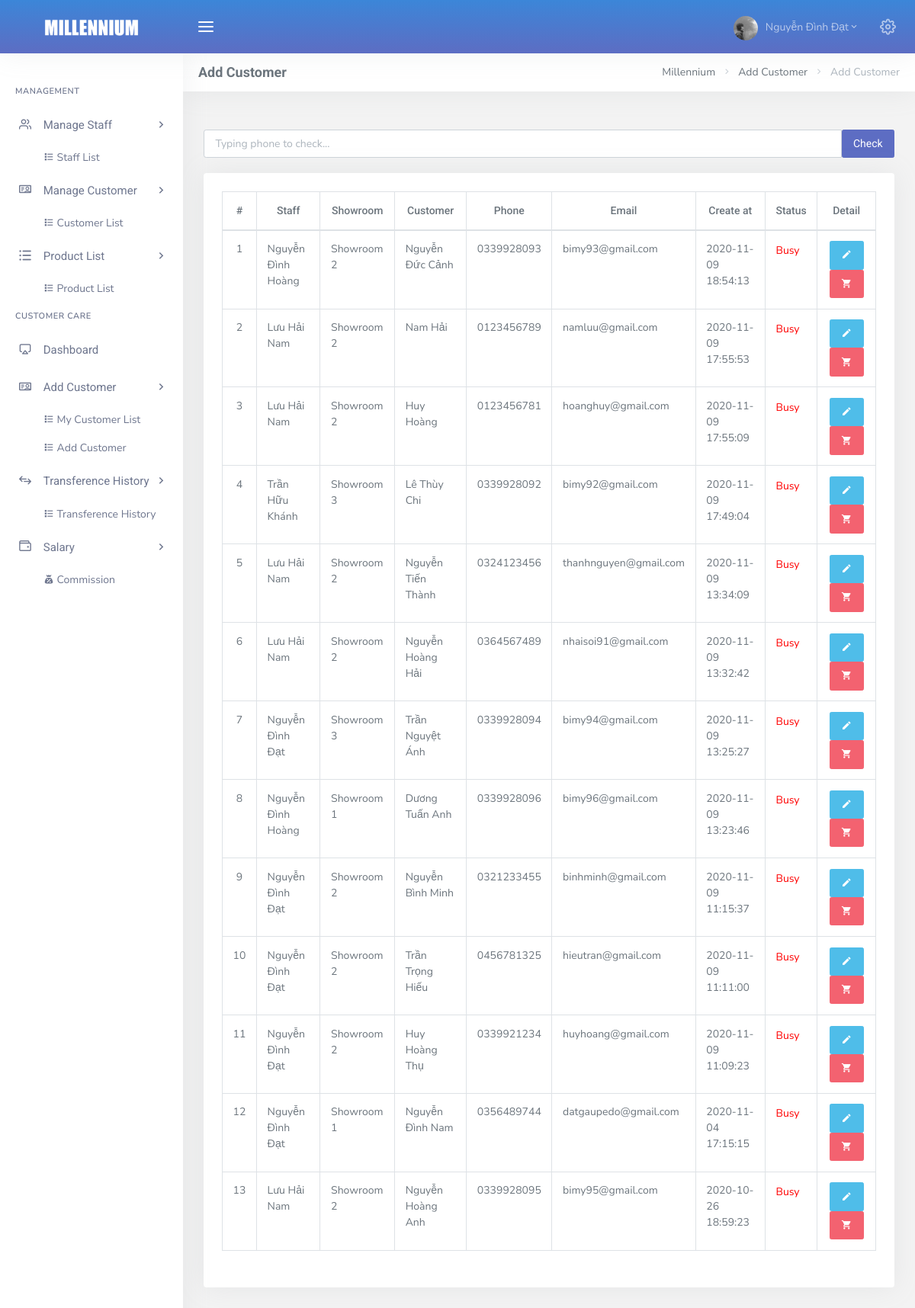
The app's page /admin/dashboard.php?page=list_customer_care_all (signed in), older data.
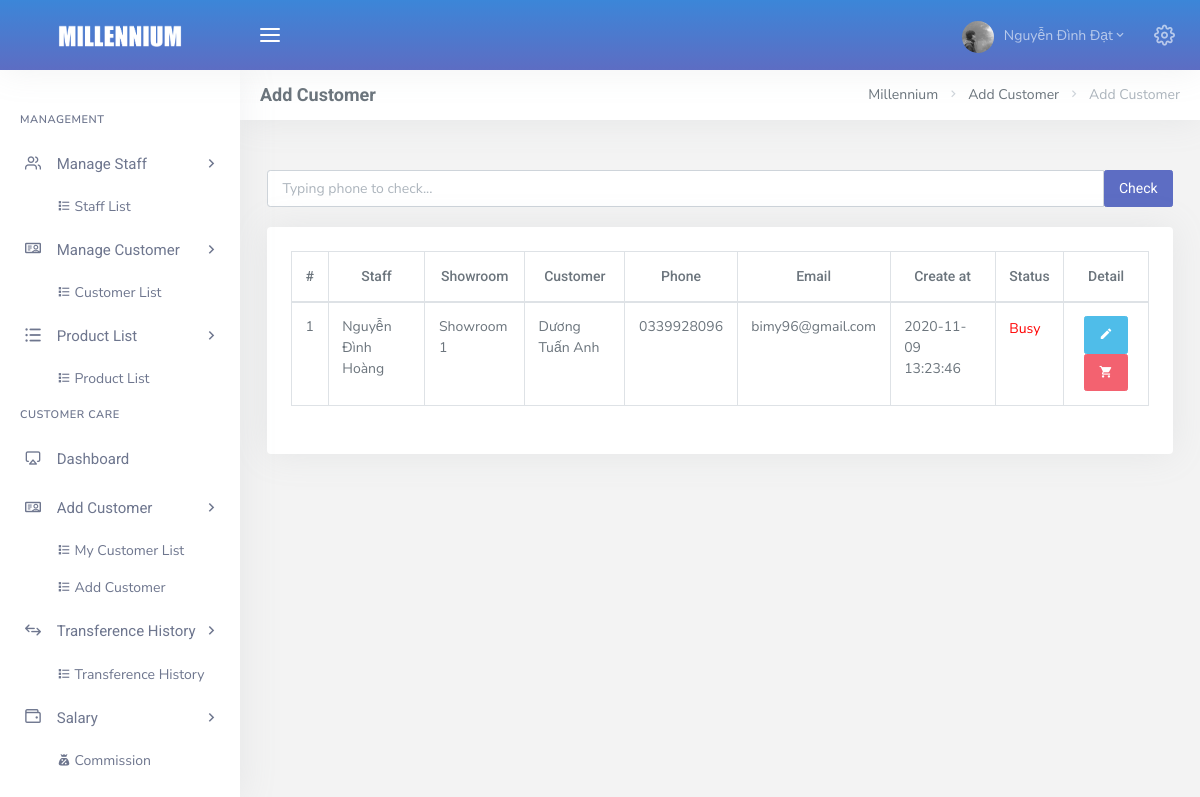
The same page, newer data.
### tables this page shows
CREATE TABLE `tbl_user` (
  `id` int(11) NOT NULL,
  `name` varchar(50) NOT NULL,
  `showroom_id` int(11) NOT NULL,
  `avatar` varchar(50) NOT NULL DEFAULT 'default.png',
  `email` varchar(50) NOT NULL,
  `passw` varchar(50) NOT NULL DEFAULT '123456',
  `addres` varchar(100) NOT NULL,
  `salary` float NOT NULL,
  `role` tinyint(4) NOT NULL DEFAULT 2,
  `status` tinyint(4) NOT NULL DEFAULT 1,
  `create_at` datetime NOT NULL DEFAULT current_timestamp()
);

CREATE TABLE `tbl_showroom` (
  `showroom_id` int(11) NOT NULL,
  `title` varchar(50) NOT NULL,
  `addres` varchar(100) NOT NULL,
  `create_at` datetime NOT NULL DEFAULT current_timestamp()
);

CREATE TABLE `tbl_customer` (
  `id` int(11) NOT NULL,
  `name` varchar(50) NOT NULL,
  `showroom_id` int(11) NOT NULL,
  `phone` varchar(10) NOT NULL,
  `email` varchar(50) NOT NULL,
  `sex` varchar(5) NOT NULL,
  `birth` date NOT NULL DEFAULT '1970-01-01',
  `passw` varchar(50) NOT NULL,
  `avatar` varchar(50) NOT NULL DEFAULT 'guest.jpg',
  `create_at` datetime NOT NULL DEFAULT current_timestamp()
);

CREATE TABLE `tbl_care` (
  `user_id` int(11) NOT NULL,
  `customer_id` int(11) NOT NULL,
  `status` tinyint(4) NOT NULL DEFAULT 1,
  `create_at` datetime NOT NULL DEFAULT current_timestamp()
);

### admin/Controller/CustomerCare/CustomerCare_c.php (called while the page is built, shortened)
<?php
    include_once("Model/CustomerCare/CustomerCare_m.php");
    class CustomerCare_c extends CustomerCare_m {
        private $customer_care;
        function __construct()
        {
            $this->customer_care = new CustomerCare_m();
        }
        public function CustomerCareAll () {
            if (isset($_POST['searchPhone'])) {
                $key = $_POST['key'];
                if(strlen($key) >= 6 ){
                    $customer_care = $this->customer_care->searchCustomerCareAll($key);
                } else {
                    $customer_care = $this->customer_care->getCustomerCareAll();
                }
            } else {
                $customer_care = $this->customer_care->getCustomerCareAll();
            }
            include_once 'View/CustomerCare/list_customer_care_all.php';
        }
    }
?>

### admin/Config/myConfig.php (called while the page is built, shortened)
<?php
	class Connect{
		private $user = "root";
		private $pass = "";
		private $dns = "mysql:host=localhost;dbname=customer_care";
		function __construct(){
			try {
				$this->pdo = new PDO($this->dns, $this->user, $this->pass);
				$this->pdo->query("SET NAMES utf8");
			} catch (PDOException $e) {
				echo $e->getMessage();
				exit();
			}
		}
	}
 ?>

### admin/Model/CustomerCare/CustomerCare_m.php (called while the page is built, shortened)
<?php
    include_once("Config/myConfig.php");
    class CustomerCare_m extends Connect {
        function __construct()
        {
            parent::__construct();
        }
        protected function getCustomerCareAll () {
            $sql = "
                SELECT
                    tbl_customer.id,
                    tbl_user.name as 'Họ tên NV',
                    tbl_showroom.title,
                    tbl_customer.name as 'Họ tên khách',
                    tbl_customer.phone,
                    tbl_customer.email as 'Email Khách',
                    tbl_care.create_at,
                    tbl_care.status
                FROM
                    tbl_user,
                    tbl_customer,
                    tbl_showroom,
                    tbl_care
                WHERE
                    tbl_customer.showroom_id = tbl_showroom.showroom_id AND tbl_user.id = tbl_care.user_id AND tbl_customer.id = tbl_care.customer_id
                ORDER BY tbl_care.create_at DESC";
            $pre = $this->pdo->prepare($sql);
            $pre->execute();
            $result = array();
            while ($row = $pre->fetch(PDO::FETCH_ASSOC)) {
                $result[] = $row;
            }
            return $result;
        }
    }

### admin/View/CustomerCare/list_customer_care_all.php (the view, shortened to what the changed rows need)
<div class="row">
    <div class="col-12">
        <div class="card-box table-responsive table">
            <table id="datatable_listcustomer_care_all" class="display table table-bordered dt-responsive nowrap" style="border-collapse: collapse; border-spacing: 0; width: 100%;">
                <thead>
                    <tr class="text-center">
                        <th>#</th>
                        <th>Staff</th>
                        <th>Showroom</th>
                        <th>Customer</th>
                        <th>Phone</th>
                        <th>Email</th>
                        <th>Create at</th>
                        <th>Status</th>
                        <th>Detail</th>
                    </tr>
                </thead>
                <?php
                    if (isset($_POST['searchPhone']) && strlen($key) >= 6 && $_SESSION['role'] == 2) {
                ?>
                <tbody id="view_customer_care_all">
                    <?php
                        if (count($customer_care) == 0){
                    ?>  <tr class="text-center">
                            <td colspan="9">
                                <button type="button" class="btn btn-icon waves-effect waves-light btn-primary"
                                    data-toggle="modal"
                                    data-target="#add_customer"
                                    data-whatever="@getbootstrap">Add Customer
                                </button>
                                <div class="modal fade text-left" id="add_customer" tabindex="-1" role="dialog" aria-labelledby="exampleModalLabel" aria-hidden="true">
                                  <div class="modal-dialog" role="document">
                                    <div class="modal-content">
                                      <div class="modal-header">
                                        <h5 class="modal-title" id="exampleModalLabel">Add Customer</h5>
                                        <button type="button" class="close" data-dismiss="modal" aria-label="Close">
                                          <span aria-hidden="true">&times;</span>
                                        </button>
                                      </div>
                                      <div class="modal-body">
                                        <form>
                                          <div class="form-group">
                                            <label for="name" class="col-form-label">Customer Name:</label>
                                            <input type="text" class="form-control" id="name" name="name">
                                          </div>
                                          <div class="form-group">
                                            <label for="phone" class="col-form-label">Phone:</label>
                                            <input type="text" class="form-control" id="phone" name="phone" value="<?= $key; ?>">
                                          </div>
                                          <div class="form-group">
                                            <label for="email" class="col-form-label">Email:</label>
                                            <input type="text" class="form-control" id="email" name="email">
                                          </div>
                                          <div class="modal-footer">
                                            <button type="button" class="btn btn-secondary" data-dismiss="modal">Close</button>
                                            <button type="button" class="btn btn-primary add_customer">Add</button>
                                          </div>
                                        </form>
                                      </div>
                                    </div>
                                  </div>
                                </div>
                            </td>
                        </tr>
                    <?php
                        } else {
                        $count = 0;
                        foreach ($customer_care as $key => $valueCustomerAll) {
                            $count++;
                        ?>
                            <tr>
                                <td class="text-center"><?= $count; ?></td>
                                <td><?= $valueCustomerAll['Họ tên NV'] ?></td>
                                <td><?= $valueCustomerAll['title'] ?></td>
                                <td><?= $valueCustomerAll['Họ tên khách'] ?></td>
                                <td><?= $valueCustomerAll['phone'] ?></td>
                                <td><?= $valueCustomerAll['Email Khách'] ?></td>
                                <td><?= $valueCustomerAll['create_at'] ?></td>
                                <td class="text-center">
                                    <?php
                                        if ($valueCustomerAll['status'] == 1) {
                                            echo "<p style='color: red;'>Busy</p>";
                                        }else if ($valueCustomerAll['status'] == 2) {
                                            echo "<p style='color: green;'>Purchased</p>";
                                        }else if ($valueCustomerAll['status'] == 3) {
                                            echo "<p style='color: blue;'>New</p>";
                                        }
                                    ?>
                                </td>
                                <td class="text-center">
                                    <a href="dashboard.php?page=detail_customer_care&id=<?= $valueCustomerAll['id']; ?>">
                                      <button class="btn btn-info btn-icon waves-effect waves-light" title="Detail"><span><i class="mdi mdi-pencil"></i></span></button>
                                    </a>
                                    <a href="dashboard.php?page=create_order&id=<?= $valueCustomerAll['id']; ?>">
                                        <button type="button" class="btn btn-icon waves-effect waves-light btn-danger" title="Create Bill"><span><i class="mdi mdi-cart"></i></span></button>
                                    </a>
                                </td>
                            </tr>
                        <?php
                        }
                    }
                } else if ($_SESSION['role'] == 1){
                ?>
                <tbody id="view_customer_care_all">
                    <?php
                        if (count($customer_care) == 0){
                    ?>  <tr class="text-center">
                            <td colspan="9">
                                <button type="button" class="btn btn-icon waves-effect waves-light btn-primary" data-toggle="modal" data-target="#add_customer" data-whatever="@getbootstrap">Add Customer</button>
                                <div class="modal fade text-left" id="add_customer" tabindex="-1" role="dialog" aria-labelledby="exampleModalLabel" aria-hidden="true">
                                  <div class="modal-dialog" role="document">
                                    <div class="modal-content">
                                      <div class="modal-header">
                                        <h5 class="modal-title" id="exampleModalLabel">Add Customer</h5>
                                        <button type="button" class="close" data-dismiss="modal" aria-label="Close">
                                          <span aria-hidden="true">&times;</span>
                                        </button>
                                      </div>
                                      <div class="modal-body">
                                        <form>
                                          <div class="form-group">
                                            <label for="name" class="col-form-label">Customer Name:</label>
                                            <input type="text" class="form-control" id="name" name="name">
                                          </div>
                                          <div class="form-group">
                                            <label for="phone" class="col-form-label">Phone:</label>
                                            <input type="text" class="form-control" id="phone" name="phone" value="<?= $key; ?>">
                                          </div>
                                          <div class="form-group">
                                            <label for="email" class="col-form-label">Email:</label>
                                            <input type="text" class="form-control" id="email" name="email">
                                          </div>
                                          <div class="modal-footer">
                                            <button type="button" class="btn btn-secondary" data-dismiss="modal">Close</button>
                                            <button type="button" class="btn btn-primary add_customer">Add</button>
                                          </div>
                                        </form>
                                      </div>
                                    </div>
                                  </div>
                                </div>
                            </td>
                        </tr>
                    <?php
                        } else {
                        $count = 0;
                        foreach ($customer_care as $key => $valueCustomerAll) {
                            $count++;
                        ?>
                            <tr>
                                <td class="text-center"><?= $count; ?></td>
                                <td><?= $valueCustomerAll['Họ tên NV'] ?></td>
                                <td><?= $valueCustomerAll['title'] ?></td>
                                <td><?= $valueCustomerAll['Họ tên khách'] ?></td>
                                <td><?= $valueCustomerAll['phone'] ?></td>
                                <td><?= $valueCustomerAll['Email Khách'] ?></td>
                                <td><?= $valueCustomerAll['create_at'] ?></td>
                                <td>
                                    <?php
                                        if ($valueCustomerAll['status'] == 1) {
                                            echo "<p style='color: red;'>Busy</p>";
                                        }else if ($valueCustomerAll['status'] == 2) {
                                            echo "<p style='color: green;'>Purchased</p>";
                                        }else if ($valueCustomerAll['status'] == 3) {
                                            echo "<p style='color: blue;'>New</p>";
                                        }
                                    ?>
                                </td>
                                <td class="text-center">
                                    <a href="dashboard.php?page=detail_customer_care&id=<?= $valueCustomerAll['id']; ?>">
                                      <button class="btn btn-info btn-icon waves-effect waves-light" title="Detail"><span><i class="mdi mdi-pencil"></i></span></button>
                                    </a>
                                    <a href="dashboard.php?page=create_order&id=<?= $valueCustomerAll['id']; ?>">
                                        <button type="button" class="btn btn-icon waves-effect waves-light btn-danger" title="Create Bill"><span><i class="mdi mdi-cart"></i></span></button>
                                    </a>
                                </td>
                            </tr>
                        <?php
                        }
                    }
                }
                     ?>
                </tbody>
            </table>
        </div>
    </div>
</div>

Row changes from the older to the newer data that the page shows:
no longer on one of the page's lists (row unchanged): tbl_user: name "Nguyễn Đình Hoàng", tbl_showroom.title "Showroom 1", tbl_customer.name "Dương Tuấn Anh", tbl_customer.phone "0339928096", tbl_customer.email "bimy96@gmail.com", tbl_care.create_at "2020-11-09 13:23:46"
removed tbl_user: name "Lưu Hải Nam", tbl_showroom.title "Showroom 2", tbl_customer.name "Nam Hải", tbl_customer.phone "0123456789", tbl_customer.email "namluu@gmail.com", tbl_care.create_at "2020-11-09 17:55:53", tbl_customer.name "Huy Hoàng", tbl_customer.phone "0123456781", tbl_customer.email "hoanghuy@gmail.com", tbl_care.create_at "2020-11-09 17:55:09", tbl_customer.name "Nguyễn Tiến Thành", tbl_customer.phone "0324123456", tbl_customer.email "thanhnguyen@gmail.com", tbl_care.create_at "2020-11-09 13:34:09", tbl_customer.name "Nguyễn Hoàng Hải", tbl_customer.phone "0364567489", tbl_customer.email "nhaisoi91@gmail.com", tbl_care.create_at "2020-11-09 13:32:42", tbl_customer.name "Nguyễn Hoàng Anh", tbl_customer.phone "0339928095", tbl_customer.email "bimy95@gmail.com", tbl_care.create_at "2020-10-26 18:59:23"
removed tbl_user: name "Trần Hữu Khánh", tbl_showroom.title "Showroom 3", tbl_customer.name "Lê Thùy Chi", tbl_customer.phone "0339928092", tbl_customer.email "bimy92@gmail.com", tbl_care.create_at "2020-11-09 17:49:04"
no longer on this page (row edited): tbl_user: name "Nguyễn Đình Đạt", tbl_showroom.title "Showroom 3", tbl_customer.name "Trần Nguyệt Ánh", tbl_customer.phone "0339928094", tbl_customer.email "bimy94@gmail.com", tbl_care.create_at "2020-11-09 13:25:27", tbl_showroom.title "Showroom 2", tbl_customer.name "Nguyễn Bình Minh", tbl_customer.phone "0321233455", tbl_customer.email "binhminh@gmail.com", tbl_care.create_at "2020-11-09 11:15:37", tbl_customer.name "Trần Trọng Hiếu", tbl_customer.phone "0456781325", tbl_customer.email "hieutran@gmail.com", tbl_care.create_at "2020-11-09 11:11:00", tbl_customer.name "Huy Hoàng Thụ", tbl_customer.phone "0339921234", tbl_customer.email "huyhoang@gmail.com", tbl_care.create_at "2020-11-09 11:09:23", showroom.title "Showroom 1", tbl_customer.name "Nguyễn Đình Nam", tbl_customer.phone "0356489744", tbl_customer.email "datgaupedo@gmail.com", tbl_care.create_at "2020-11-04 17:15:15"
computed for tbl_user "Nguyễn Đình Hoàng": tbl_showroom.title "Showroom 2" → "Showroom 1"; tbl_customer.name "Nguyễn Đức Cảnh" → "Dương Tuấn Anh"; tbl_customer.phone "0339928093" → "0339928096"; tbl_customer.email "bimy93@gmail.com" → "bimy96@gmail.com"; tbl_care.create_at "2020-11-09 18:54:13" → "2020-11-09 13:23:46"
